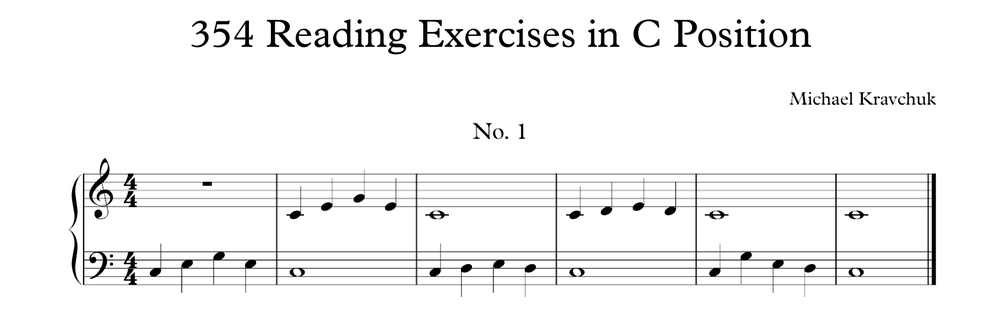
#> input picture extracted_exercises/exercise_1.png, 1000 x 319 px, shrunk from 1816 x 579 before the run
$ python -i scraper.py   (imports and definitions only)
#> lines starting #> are read from the running program, lines starting #| are printed output that depends on the picture
#> further down, picture is the input picture: shape (319, 1000, 3); min 0, max 255, mean 243.3
import fitz  # PyMuPDF
from PIL import Image, ImageDraw
import os
import re
import numpy as np
import cv2
from scipy.signal import find_peaks

# [207 lines left out: functions extract_exercises_from_pdf, find_exercise_numbers, detect_staff_regions, extract_individual_exercises, find_closest_staff_region, add_white_padding, not called in this run]

def clean_exercise_image(img_array):
    """Clean up the exercise image to remove artifacts and noise."""
    if len(img_array.shape) == 3:
        gray = cv2.cvtColor(img_array, cv2.COLOR_RGB2GRAY)
    else:
        gray = img_array.copy()

    # Remove small noise
    kernel = np.ones((2, 2), np.uint8)
    cleaned = cv2.morphologyEx(gray, cv2.MORPH_CLOSE, kernel)
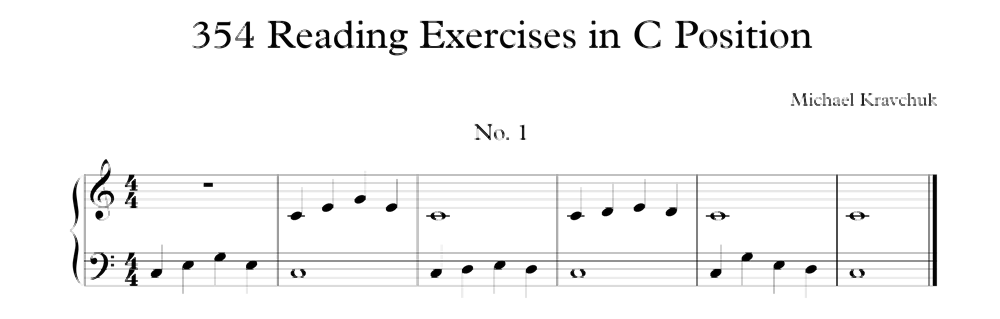
#> cleaned: shape (319, 1000); min 0, max 255, mean 245.6

    # Convert back to original format
    if len(img_array.shape) == 3:
        cleaned_rgb = cv2.cvtColor(cleaned, cv2.COLOR_GRAY2RGB)
        return cleaned_rgb
    else:
        return cleaned

# [49 lines left out: function extract_exercises_visual, not called in this run]

# Main execution
# [23 lines not run here, left out]

>>> import cv2
>>> picture = cv2.cvtColor(cv2.imread('extracted_exercises/exercise_1.png'), cv2.COLOR_BGR2RGB)
>>> result = clean_exercise_image(picture)

$ run again, on extracted_exercises/exercise_101.png
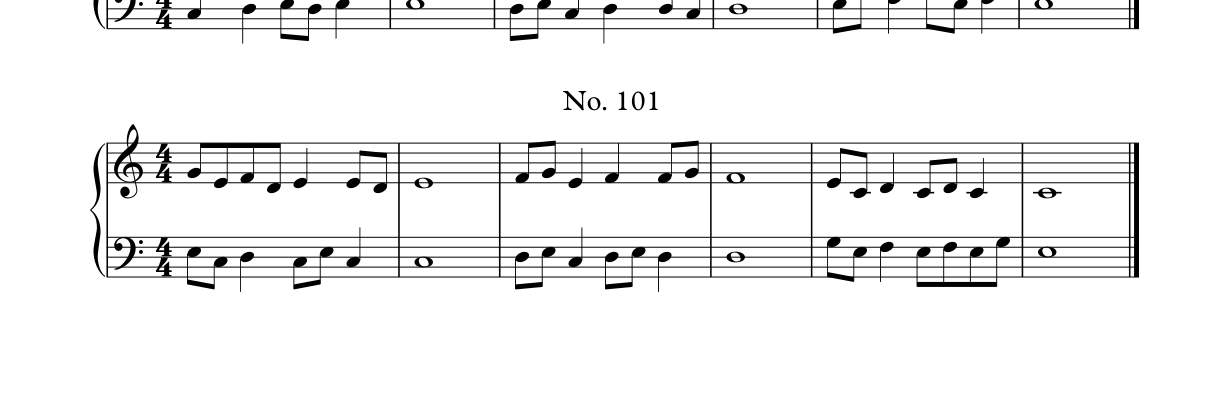
#> input picture extracted_exercises/exercise_101.png, 1224 x 403 px
#> picture is the input picture: shape (403, 1224, 3); min 0, max 255, mean 240.6
#> in clean_exercise_image, `cleaned = cv2.morphologyEx(gray, cv2.MORPH_CLOSE, kernel)`:
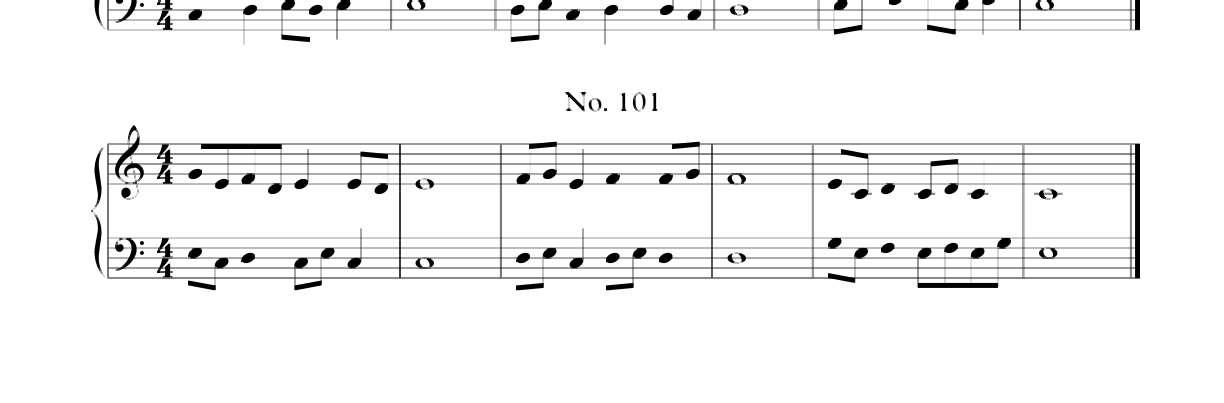
#> cleaned: shape (403, 1224); min 0, max 255, mean 243.4

$ run again, on extracted_exercises/exercise_102.png
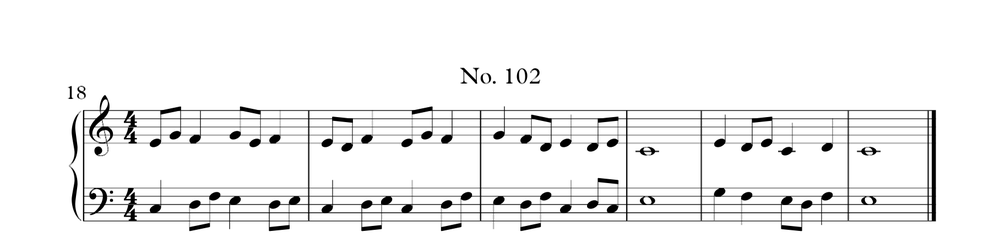
#> input picture extracted_exercises/exercise_102.png, 1000 x 243 px, shrunk from 1816 x 442 before the run
#> picture is the input picture: shape (243, 1000, 3); min 0, max 255, mean 240.8
#> in clean_exercise_image, `cleaned = cv2.morphologyEx(gray, cv2.MORPH_CLOSE, kernel)`:
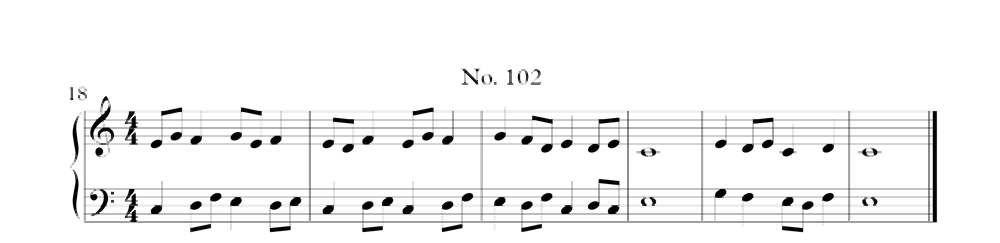
#> cleaned: shape (243, 1000); min 0, max 255, mean 243.6

$ run again, on extracted_exercises/exercise_103.png
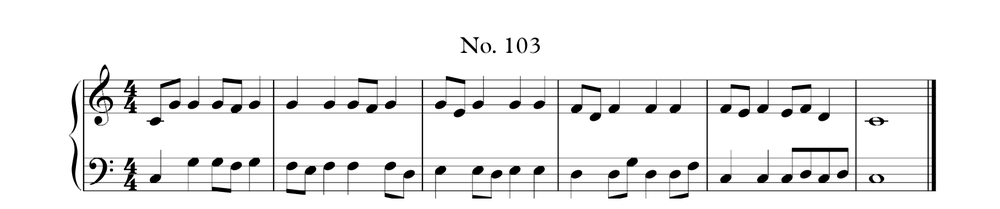
#> input picture extracted_exercises/exercise_103.png, 1000 x 209 px, shrunk from 1816 x 379 before the run
#> picture is the input picture: shape (209, 1000, 3); min 0, max 255, mean 238.1
#> in clean_exercise_image, `cleaned = cv2.morphologyEx(gray, cv2.MORPH_CLOSE, kernel)`:
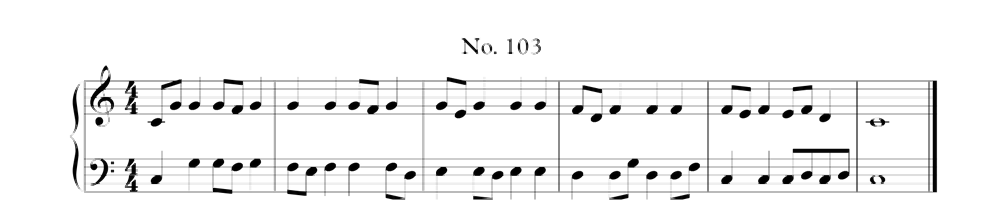
#> cleaned: shape (209, 1000); min 0, max 255, mean 241.3
